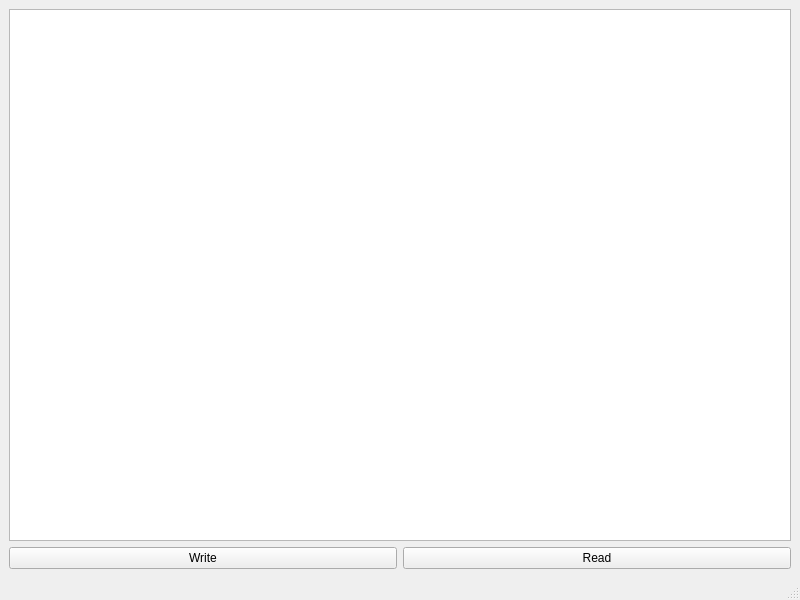
<?xml version="1.0" encoding="UTF-8"?>
<ui version="4.0">
 <class>MainWindow</class>
 <widget class="QMainWindow" name="MainWindow">
  <property name="geometry">
   <rect>
    <x>0</x>
    <y>0</y>
    <width>800</width>
    <height>600</height>
   </rect>
  </property>
  <property name="windowTitle">
   <string>MainWindow</string>
  </property>
  <widget class="QWidget" name="centralwidget">
   <layout class="QVBoxLayout" name="verticalLayout_2">
    <item>
     <layout class="QVBoxLayout" name="verticalLayout">
      <item>
       <widget class="QPlainTextEdit" name="plainTextEdit"/>
      </item>
      <item>
       <layout class="QHBoxLayout" name="horizontalLayout">
        <item>
         <widget class="QPushButton" name="pushButton">
          <property name="text">
           <string>Write</string>
          </property>
         </widget>
        </item>
        <item>
         <widget class="QPushButton" name="pushButton_2">
          <property name="text">
           <string>Read</string>
          </property>
         </widget>
        </item>
       </layout>
      </item>
     </layout>
    </item>
   </layout>
  </widget>
  <widget class="QMenuBar" name="menubar">
   <property name="geometry">
    <rect>
     <x>0</x>
     <y>0</y>
     <width>800</width>
     <height>22</height>
    </rect>
   </property>
  </widget>
  <widget class="QStatusBar" name="statusbar"/>
 </widget>
 <resources/>
 <connections/>
</ui>
